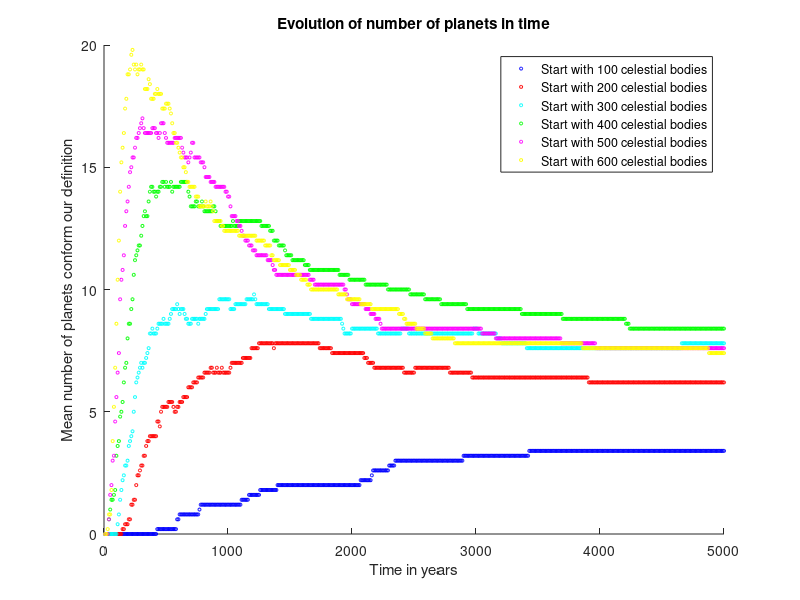

This chart was generated by the following MATLAB code:
clear all;
load('AP100.mat');
AP100 = AP;
clear AP;
load('AP200.mat');
AP200 = AP;
clear AP;
load('AP300.mat');
AP300 = AP;
clear AP;
load('AP400.mat');
AP400 = AP;
clear AP;
load('AP500.mat');
AP500 = AP;
clear AP;
load('AP600.mat');
AP600 = AP;
clear AP;
scatter(10:10:5000,mean(AP100,2),5,[0,0,1],'o');
hold on;
scatter(10:10:5000,mean(AP200,2),5,[1,0,0],'o');
hold on;
scatter(10:10:5000,mean(AP300,2),5,[0,1,1],'o');
hold on;
scatter(10:10:5000,mean(AP400,2),5,[0,1,0],'o');
hold on;
scatter(10:10:5000,mean(AP500,2),5,[1,0,1],'o');
hold on;
scatter(10:10:5000,mean(AP600,2),5,[1,1,0],'o');
title('Evolution of number of planets in time');
xlabel('Time in years');
ylabel('Mean number of planets conform our definition');
legend('Start with 100 celestial bodies','Start with 200 celestial bodies','Start with 300 celestial bodies','Start with 400 celestial bodies','Start with 500 celestial bodies','Start with 600 celestial bodies');